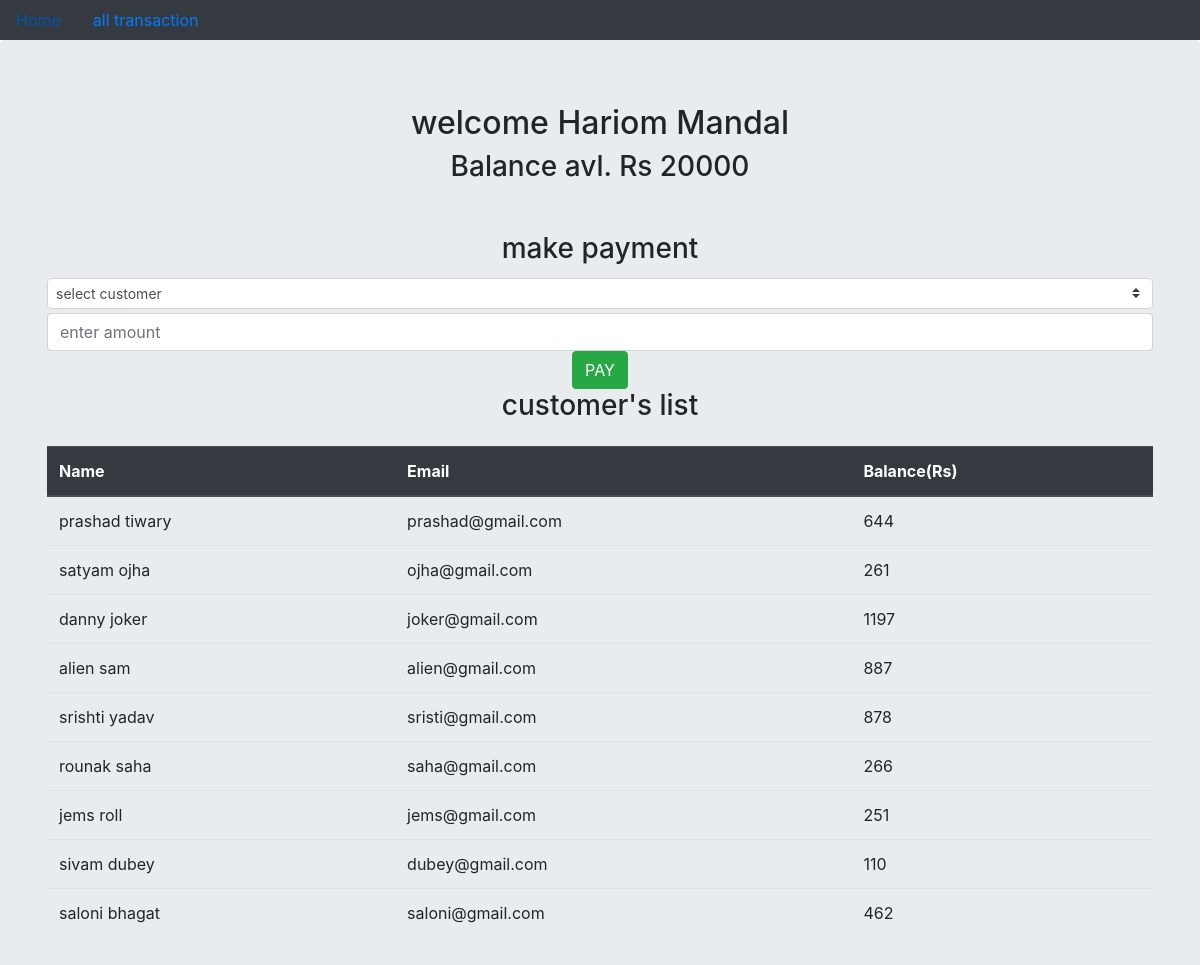
Before: /start/ with the older database file.
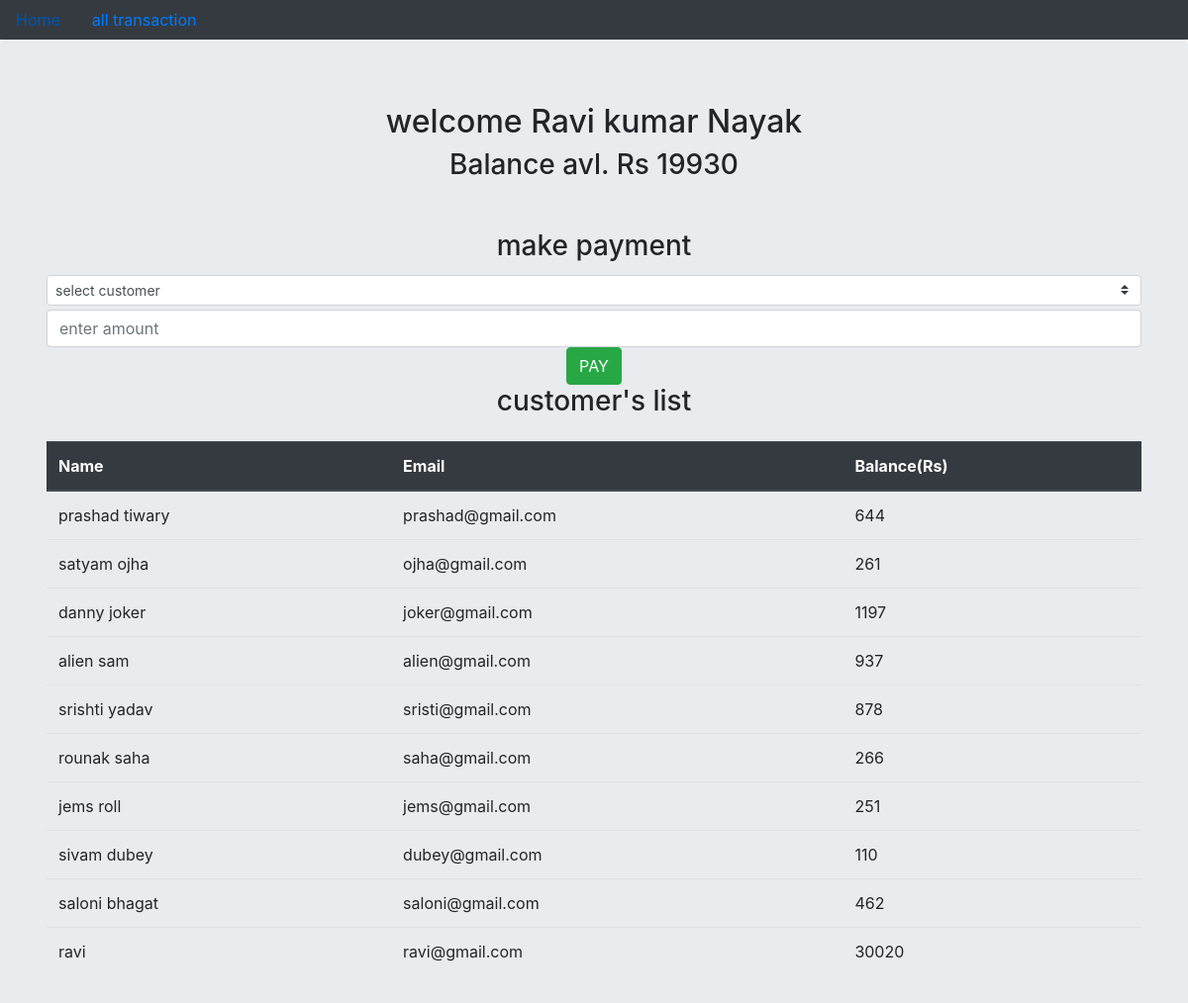
After: the same page with the newer database file.
### app/models.py (models this page shows)
class bank_users(models.Model):
    name = models.CharField(max_length=50)
    email = models.EmailField(max_length=254)
    current_balance = models.IntegerField()

### app/views.py (the view)
# urls.py: path('start/',views.start,name='start'),
def start(request):
    if request.method=='POST':
        pay = request.POST['pay']
        user = request.POST['customer']
        user1 = bank_users.objects.get(id=1)
        user2 = bank_users.objects.get(name=user)
        if int(pay) > user1.current_balance:
            messages.error(request,user1.name+", you don't have sufficient balance!!")
            return redirect("start")
        else:
            add_balance = user2.current_balance + int(pay)
            reduce_balance = user1.current_balance - int(pay)
            user1.current_balance = reduce_balance
            user1.save()
            user2.current_balance = add_balance
            user2.save()
            trans = transfer_money(to_user=user2.name,amount=pay)
            trans.save()
            messages.success(request,"Rs."+pay+" is credited successfully to "+user2.name)
            return redirect('start')
    else:
        user = bank_users.objects.get(id=1)
        all = bank_users.objects.all()
        context ={
            "all": all,
            "user":user
        }
        return render(request,'start.html',context)

### templates/start.html (shortened to what this page needs)
<!doctype html>
<html lang="en">
  <head>
    <link rel="stylesheet" href="https://stackpath.bootstrapcdn.com/bootstrap/4.3.1/css/bootstrap.min.css">
  </head>
  <body>
       <header class="masthead mb-auto">
          <nav class="nav nav-masthead justify-content-left bg-dark">
            <a class="nav-link active" href="{% url 'base' %}">Home</a>
            <a class="nav-link" href="{% url 'transfer'%}">all transaction</a>
          </nav>
      </header>
  <div class="jumbotron ">
  <center><h2>welcome {{user.name}}</h2>
          <h3> Balance avl. Rs {{ user.current_balance}}</h3>
  <div class="container my-5 ">
  <form method='POST' action='{% url 'start' %}'>
   <h3>make payment</h3>
   <select class="custom-select custom-select-sm my-1" name="customer">
    <option selected>select customer</option>
    </select>
    <input type="number" class="form-control" placeholder="enter amount" name="pay">
    <button type="submit" class="btn btn-success ">PAY</button>
  </form>
  <table class="table mt-4">
  <thead class="thead-dark">
  <center><h3>customer's list</h3></center>
    <tr>
      <th scope="col">Name</th>
      <th scope="col">Email</th>
      <th scope="col">Balance(Rs)</th>
    </tr>
  </thead>
  <tbody>
  {% for i in all %}
  {% if i.id != 1%}
    <tr>
      <td>{{i.name}}</td>
      <td>{{i.email}}</td>
      <td>{{i.current_balance}}</td>
    </tr>
   {% endif %}
   {% endfor %}
  </tbody>
</table>
</div>
  </div>
  </body>
</html>

Changed rows visible on the page:
changed bank_users: name "Hariom Mandal" → "Ravi kumar Nayak"; current_balance "20000" → "19930"
changed bank_users "alien sam": current_balance "887" → "937"
added bank_users: name "ravi", email "ravi@gmail.com", current_balance "30020"
